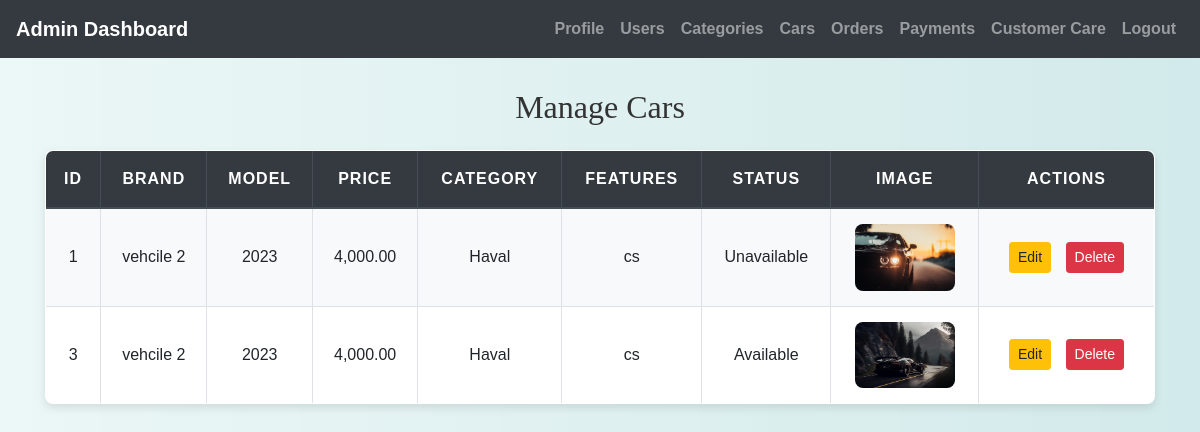
Screenshot of /admin/view_cars.php (signed in) with the database file from the repository.
### tables this page shows
CREATE TABLE `cars` (
  `car_id` int(11) NOT NULL,
  `brand` varchar(50) NOT NULL,
  `model` varchar(50) NOT NULL,
  `price` decimal(10,2) NOT NULL,
  `image_url` varchar(255) DEFAULT NULL,
  `category_id` int(11) DEFAULT NULL,
  `features` text DEFAULT NULL,
  `availability_status` enum('available','unavailable') DEFAULT 'available',
  `created_at` timestamp NOT NULL DEFAULT current_timestamp()
);

CREATE TABLE `categories` (
  `id` int(11) NOT NULL,
  `name` varchar(255) NOT NULL
);

### admin/view_cars.php (the view, shortened to what this page needs)
<?php
include('config.php');
$sql = "SELECT Cars.*, categories.name AS category_name FROM Cars
        LEFT JOIN categories ON Cars.category_id = categories.id";
$result = $conn->query($sql);
?>
<!DOCTYPE html>
<html lang="en">
<head>
    <link rel="stylesheet" href="https://stackpath.bootstrapcdn.com/bootstrap/4.5.2/css/bootstrap.min.css">
    <link rel="stylesheet" href="../css/style.css">
</head>
<body>
<?php include('admin_navbar.php'); ?>
<div class="container">
    <h2 class="text-center mb-4">Manage Cars</h2>
    <table class="table table-bordered">
        <thead class="thead-dark">
            <tr>
                <th>ID</th>
                <th>Brand</th>
                <th>Model</th>
                <th>Price</th>
                <th>Category</th>
                <th>Features</th>
                <th>Status</th>
                <th>Image</th>
                <th>Actions</th>
            </tr>
        </thead>
        <tbody>
            <?php if ($result->num_rows > 0) {
                while ($row = $result->fetch_assoc()) { ?>
                    <tr>
                        <td><?php echo $row['car_id']; ?></td>
                        <td><?php echo $row['brand']; ?></td>
                        <td><?php echo $row['model']; ?></td>
                        <td><?php echo number_format($row['price'], 2); ?></td>
                        <td><?php echo $row['category_name']; ?></td>
                        <td><?php echo $row['features']; ?></td>
                        <td><?php echo ucfirst($row['availability_status']); ?></td>
                        <td>
                            <img src="<?php echo $row['image_url']; ?>" alt="Car Image" style="width: 100px; height: auto;">
                        </td>
                        <td>
                            <a href="edit_car.php?car_id=<?php echo $row['car_id']; ?>" class="btn btn-warning btn-sm">Edit</a>
                            <a href="?delete_id=<?php echo $row['car_id']; ?>"
                               onclick="return confirm('Are you sure you want to delete this car?');"
                               class="btn btn-danger btn-sm">Delete</a>
                        </td>
                    </tr>
                <?php }
            } else { ?>
                <tr>
                    <td colspan="9" class="text-center">No cars available.</td>
                </tr>
            <?php } ?>
        </tbody>
    </table>
</div>
</body>
</html>

### admin/admin_navbar.php (shortened to what this page needs)
<nav class="navbar navbar-expand-lg navbar-dark bg-dark">
  <a class="navbar-brand" href="admin_home.php">Admin Dashboard</a>
  <div class="collapse navbar-collapse" id="navbarNav">
    <ul class="navbar-nav ml-auto">
      <li class="nav-item ">
        <a class="nav-link" href="update_admin.php">Profile</a>
      </li>
      <li class="nav-item ">
        <a class="nav-link" href="admin_users_orders.php">Users</a>
      </li>
      <li class="nav-item ">
        <a class="nav-link" href="add_categories.php">Categories</a>
      </li>
      <li class="nav-item ">
        <a class="nav-link" href="add_car.php">Cars</a>
      </li>
      <li class="nav-item ">
        <a class="nav-link" href="manage_orders.php">Orders</a>
      </li>
      <li class="nav-item ">
        <a class="nav-link" href="view_payments.php">Payments</a>
      </li>
      <li class="nav-item ">
        <a class="nav-link" href="admin_reply.php">Customer Care</a>
      </li>
      <li class="nav-item">
        <a class="nav-link" href="logout.php">Logout</a>
      </li>
    </ul>
  </div>
</nav>

### css/style.css (style rules this page uses)
body { background: linear-gradient(90deg, rgba(233, 246, 246, 0.831), rgba(207, 233, 233, 0.9)); font-family: 'Arial', sans-serif; color: #333; line-height: 1.6; }
h1, h2, h3, h4 { text-align: center; margin-top: 30px; margin-bottom: 30px; font-family: 'Georgia', serif; }
.container { margin-bottom: 40px; }
.table { width: 100%; border-collapse: collapse; margin-top: 20px; font-size: 16px; background-color: #ffffff; border-radius: 8px; overflow: hidden; box-shadow: 0 2px 4px rgba(0, 0, 0, 0.1); }
.table th, .table td { padding: 15px; border: 1px solid #dee2e6; text-align: center; }
.table thead th { background-color: #004d4d; color: white; font-weight: bold; text-transform: uppercase; letter-spacing: 1px; }
.table tbody tr:nth-child(odd) { background-color: #f8f9fa; }
.table img { max-width: 100px; max-height: 100px; border-radius: 8px; }
a { color: #006666; text-decoration: none; font-weight: bold; }

### admin/view_cars.php (style rules this page uses)
body { background-color: #f8f9fa; font-family: 'Arial', sans-serif; }
.container { margin-top: 30px; }
.table { background-color: white; border-radius: 8px; overflow: hidden; box-shadow: 0 4px 8px rgba(0, 0, 0, 0.1); }
.table th, .table td { text-align: center; vertical-align: middle; }
.btn { margin: 0 5px; }

### rows the page displays
cars: car_id "1", brand "vehcile 2", model "2023", price "4,000.00", category.name "Haval", features "cs", availability_status "Unavailable", image_url (picture)
cars: car_id "3", brand "vehcile 2", model "2023", price "4,000.00", category.name "Haval", features "cs", availability_status "Available", image_url (picture)
